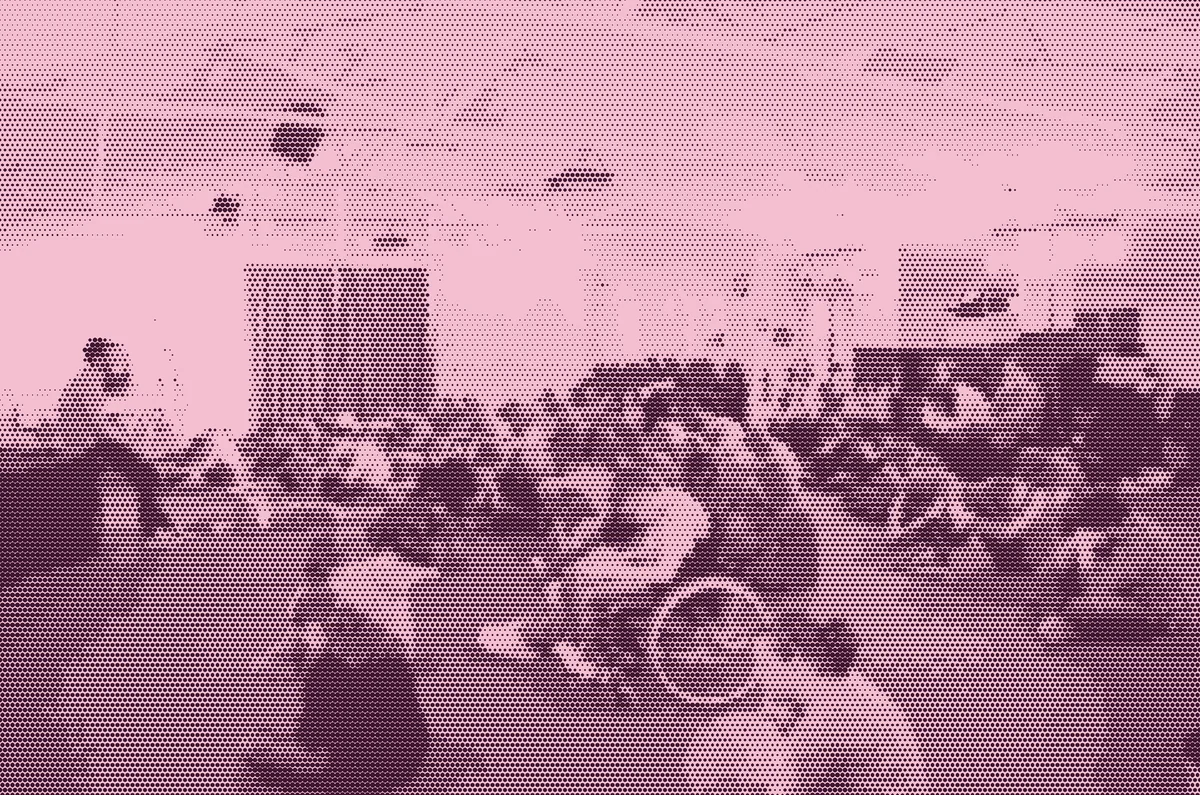
#> input picture assets/web/dots/ph-retreat-prayer-800.webp, 1200 x 795 px, found by its file name; its folder holds 4 pictures in this run
$ python halftone.py
#> lines starting #> are read from the running program, lines starting #| are printed output that depends on the picture
# Fine halftone dot photos for the "Who is it for?" cards: dark dots on the route's light colour,
# written to assets/web/dots/ph-<name>-800.webp. Edit the settings, then run: python3 tools/halftone.py

# ---- Settings -------------------------------------------------------------
PHOTOS = {  # photo name: (paper colour, dot colour), matching each card's route
    "retreat-prayer": ("#f4bfd0", "#3d1630"),
    "youth-group": ("#7c8cff", "#0d1240"),
    "interns": ("#ddb5fa", "#1f1040"),
    "village-chalet": ("#cdd8c3", "#18281e"),
}
WIDTH = 1200     # output width in px
PITCH = 5        # distance between dot centres in px: smaller is finer
SUPERSAMPLE = 3  # drawn this many times larger, then scaled down for smooth dots
QUALITY = 84
# ---------------------------------------------------------------------------

import pathlib
from PIL import Image, ImageDraw, ImageOps

repo = pathlib.Path(__file__).resolve().parent.parent
web = repo / "assets" / "web"
out = web / "dots"
out.mkdir(exist_ok=True)

for name, (paper, ink) in PHOTOS.items():
    source = next(path for path in (web / f"ph-{name}-1600.webp", web / f"ph-{name}-800.webp") if path.exists())
    photo = Image.open(source).convert("L")
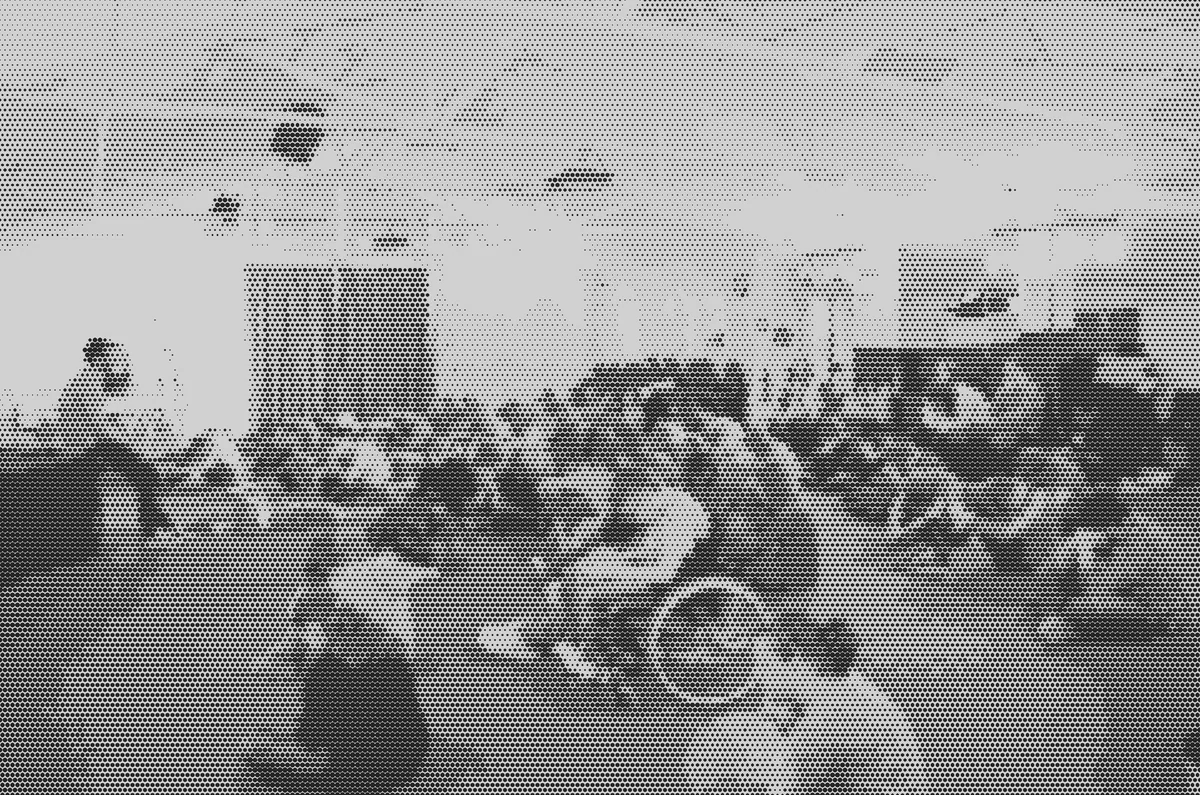
#> photo: PIL image 1200x795 L; min 10, max 238, mean 148.2
    height = round(photo.height * WIDTH / photo.width)
#> height = 795
    photo = ImageOps.autocontrast(photo.resize((WIDTH, height), Image.LANCZOS), cutoff=1)
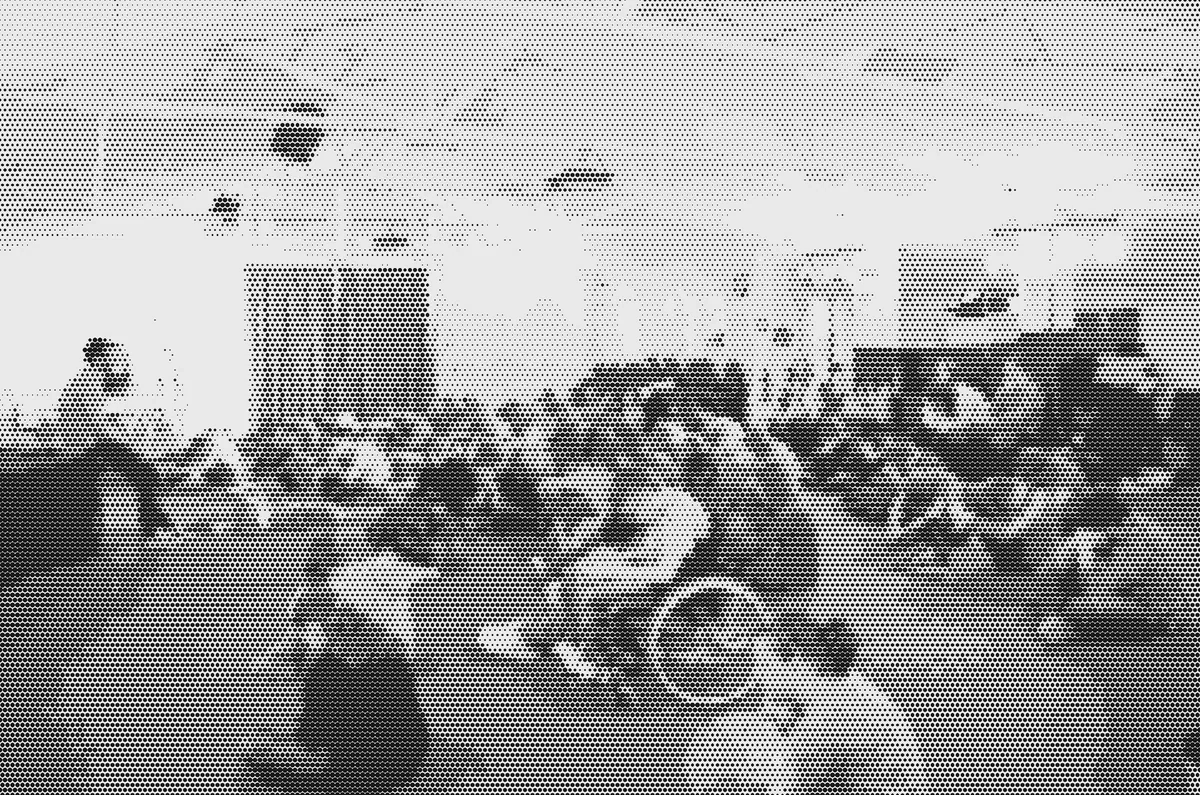
#> photo: PIL image 1200x795 L; min 0, max 255, mean 160
    columns, rows = WIDTH // PITCH + 1, height // PITCH + 1
#> columns = 241; rows = 160
    tones = photo.resize((columns, rows), Image.BOX)
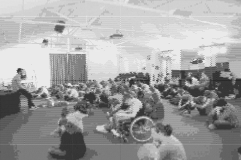
#> tones: PIL image 241x160 L; min 39, max 236, mean 160
    big = Image.new("RGB", (WIDTH * SUPERSAMPLE, height * SUPERSAMPLE), paper)
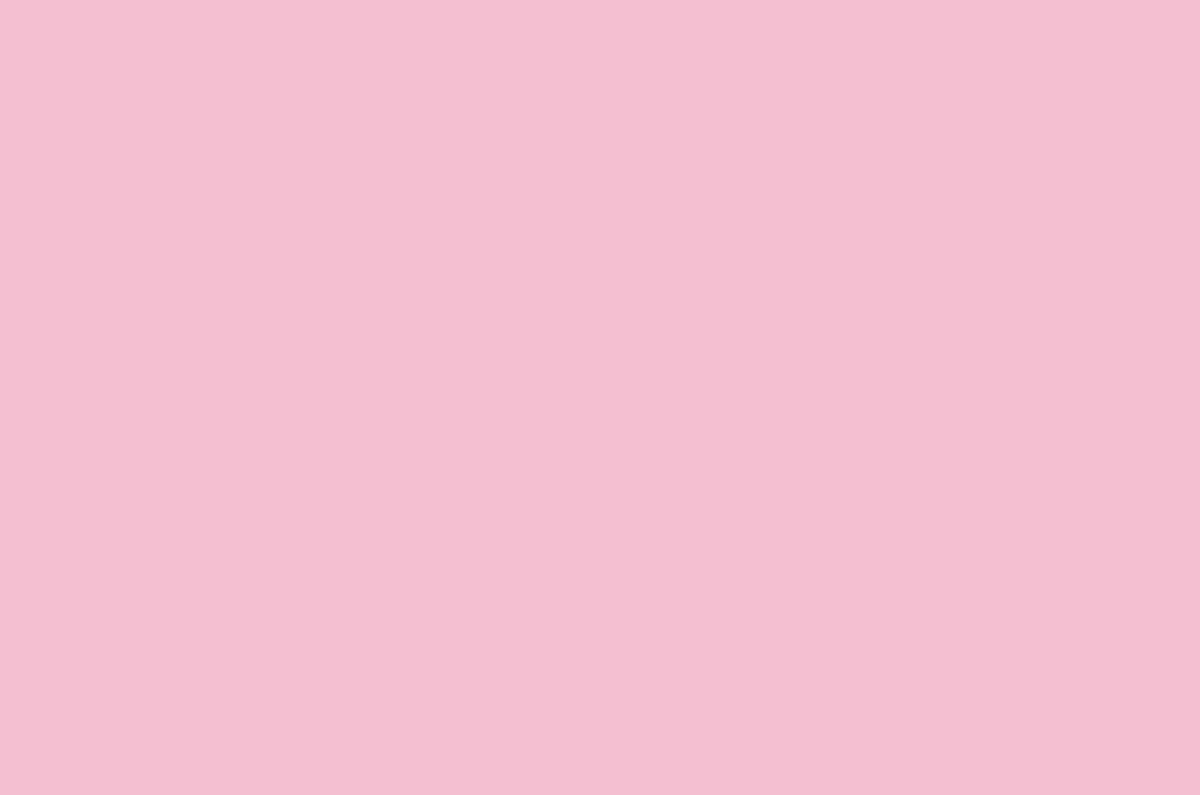
#> big: PIL image 3600x2385 RGB (shown at 1/3 size); mean R, G, B 244, 191, 208
    draw = ImageDraw.Draw(big)
    step = PITCH * SUPERSAMPLE
    for row in range(rows):
        offset = step / 2 if row % 2 else 0
        for column in range(columns):
            darkness = 1 - tones.getpixel((column, row)) / 255
            radius = step * 0.5 * darkness ** 0.95
            if radius < SUPERSAMPLE * 0.35:
                continue
            centre_x, centre_y = column * step + offset, row * step
            draw.ellipse((centre_x - radius, centre_y - radius, centre_x + radius, centre_y + radius), fill=ink)
    big.resize((WIDTH, height), Image.LANCZOS).save(out / f"ph-{name}-800.webp", "WEBP", quality=QUALITY, method=6)
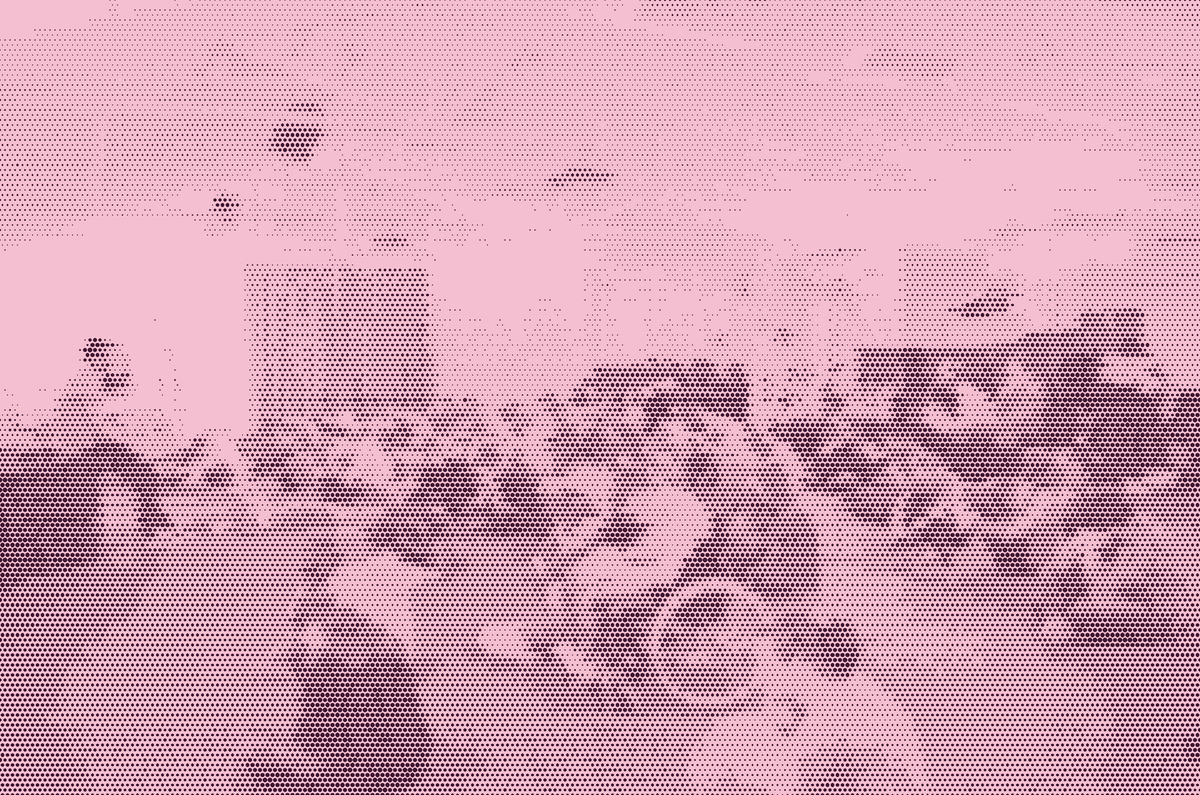
#> saved as ph-retreat-prayer-800.webp: PIL image 1200x795 RGB; mean R, G, B 208.8, 158.9, 177.6
    print(f"dots/ph-{name}-800.webp")
#> pass 2 of the loop `for name, (paper, ink) in PHOTOS.items():`:
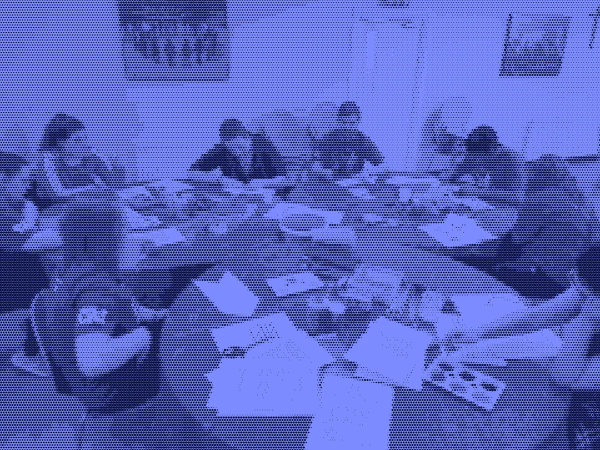
#> input picture assets/web/dots/ph-youth-group-800.webp, 1200 x 900 px, found by its file name (shown at 1/2 size)
#> `tones = photo.resize((columns, rows), Image.BOX)`:
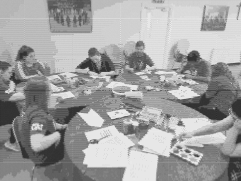
#> tones: PIL image 241x181 L; min 43, max 235, mean 160.8
#> `big.resize((WIDTH, height), Image.LANCZOS).save(out / f"ph-{name}-800...`:
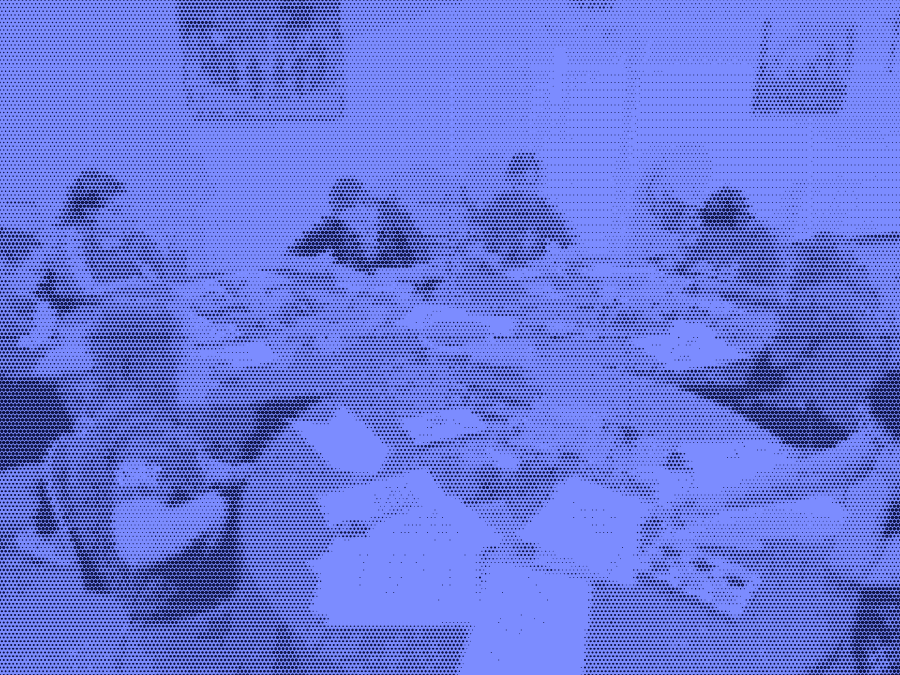
#> big: PIL image 3600x2700 RGB (shown at 1/4 size); mean R, G, B 103.4, 117.4, 219.6
#> pass 3 of the loop `for name, (paper, ink) in PHOTOS.items():`:
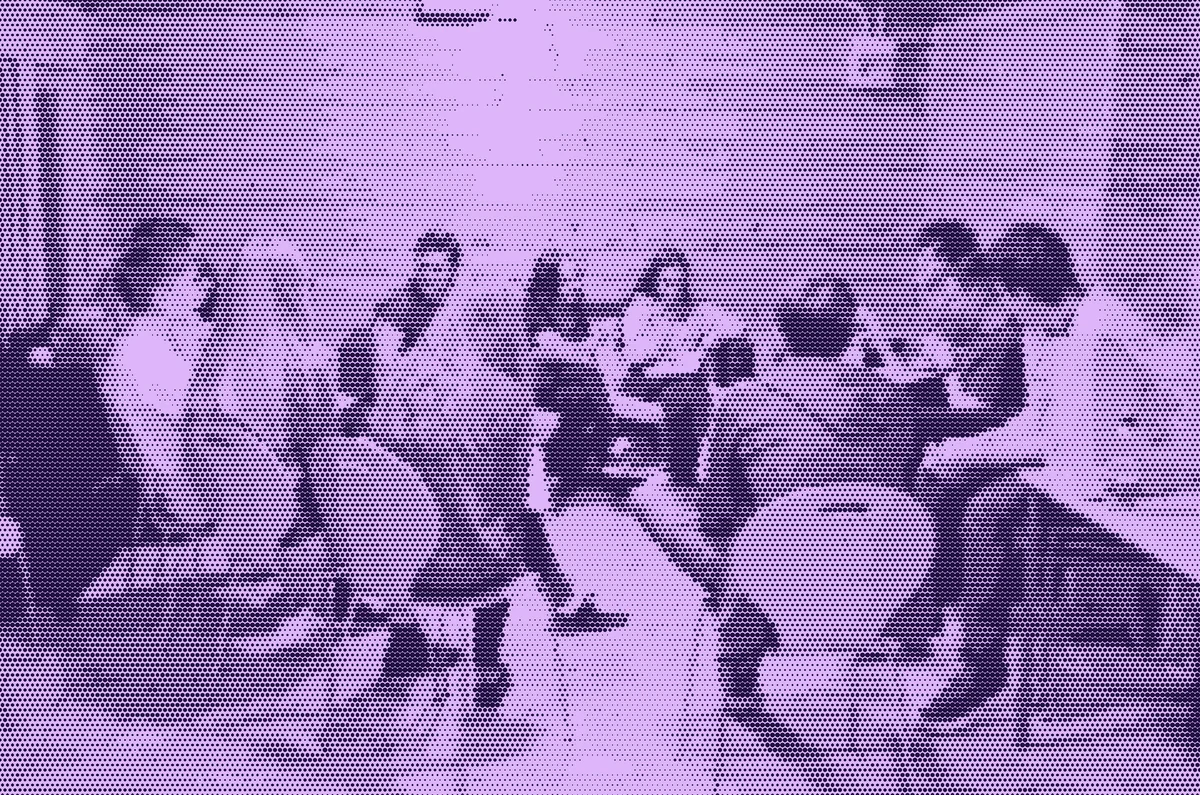
#> input picture assets/web/dots/ph-interns-800.webp, 1200 x 795 px, found by its file name
#> tones: PIL image 241x160 L
#> `big = Image.new("RGB", (WIDTH * SUPERSAMPLE, height * SUPERSAMPLE), pa..`:
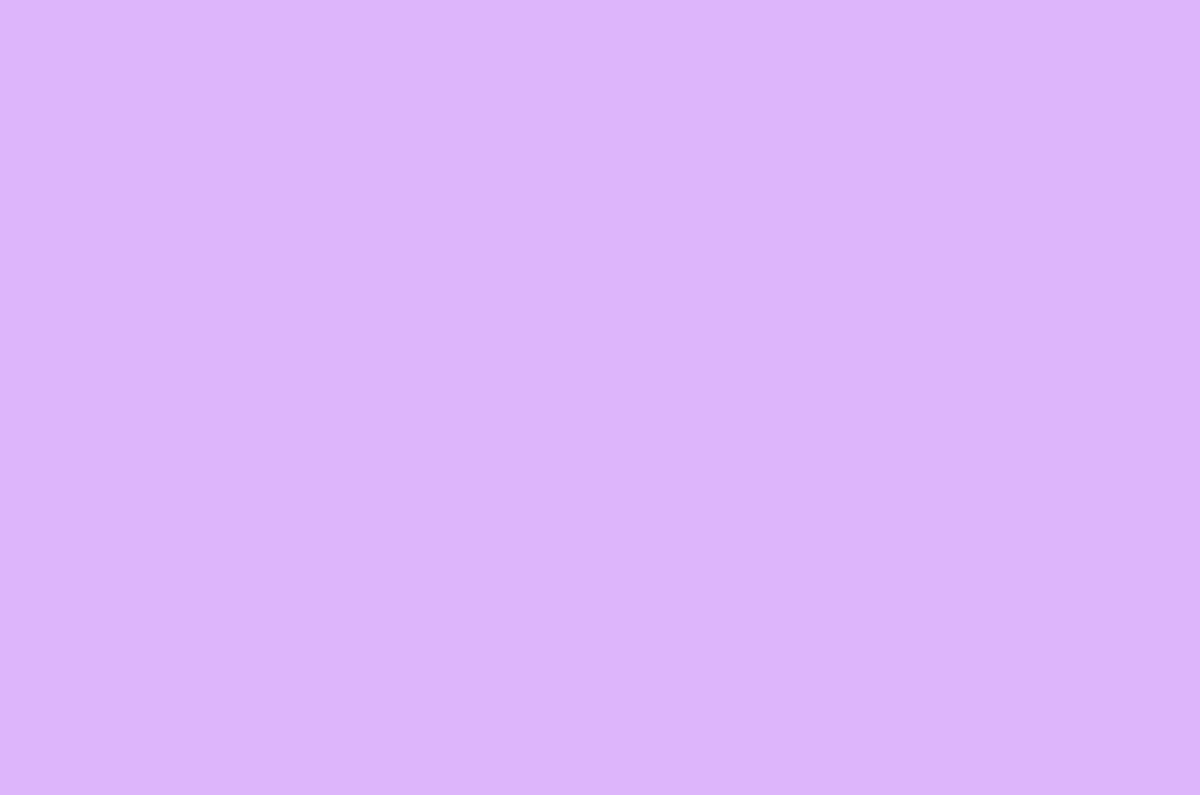
#> big: PIL image 3600x2385 RGB (shown at 1/3 size); mean R, G, B 221, 181, 250
#> `big.resize((WIDTH, height), Image.LANCZOS).save(out / f"ph-{name}-800...`:
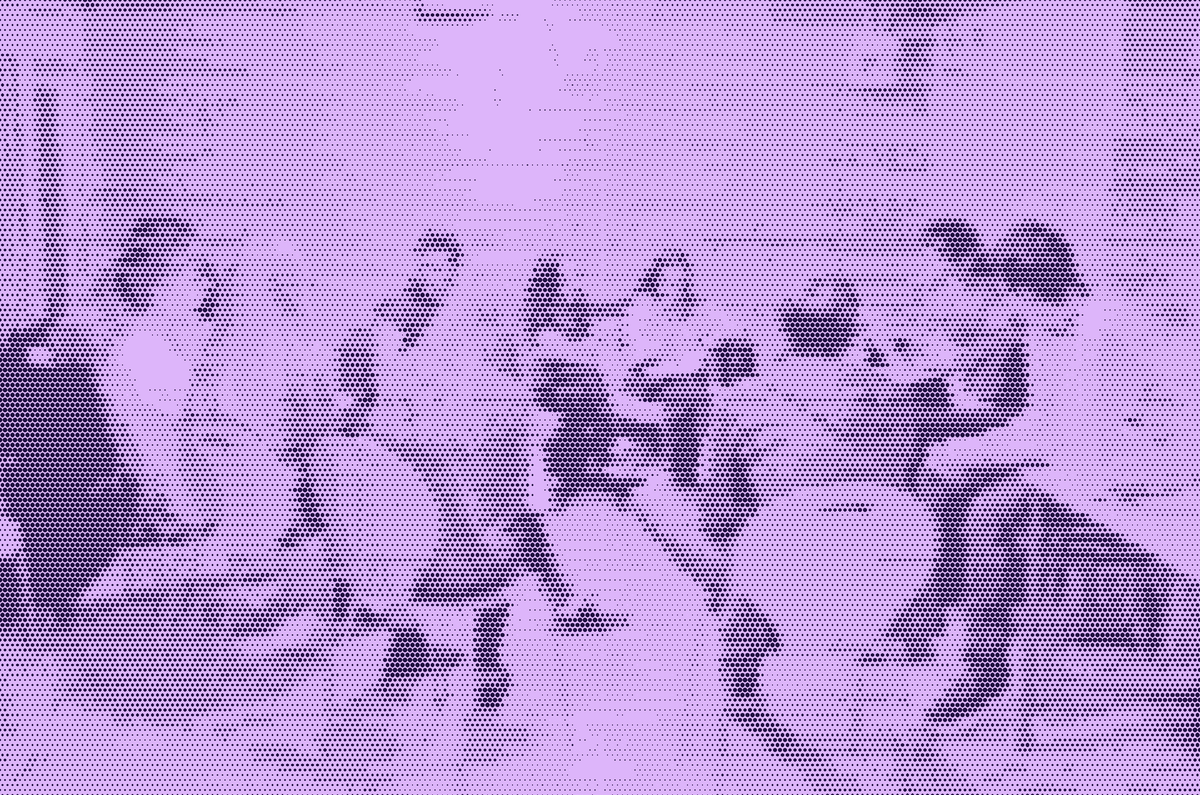
#> saved as ph-interns-800.webp: PIL image 1200x795 RGB; mean R, G, B 182.1, 147.3, 210.5
#> the loop made 4 passes; the first 3 are shown
